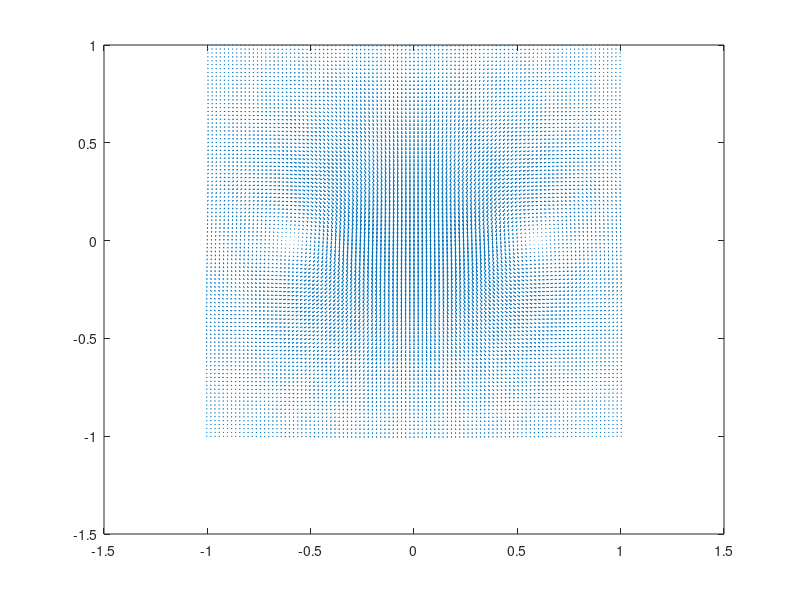

This figure's MATLAB source: (Note: this script raises an error after producing the figure.)
%% Petit test pour voir les champs de vitesse

clear all;  
% close all;
dx = 0.02;
dy=dx;
x = [-1:dx:1];
y = [-1:dy:1];
[xx,yy] = meshgrid(x,y);

% positions_vortices = {[-0.5,-0.5],[-0.5,0.5],[0.5,0.5],[0.5,-0.5]};
% gamma_vortices  =    {1,-1,1,-1};
positions_vortices = {[-0.5,0], [0.5,0]};
gamma_vortices  =    {-1, 1};


u = zeros(size(xx,1),size(xx,2));
v = zeros(size(xx,1),size(xx,2));

delta = 0.1;

for i=1:length(positions_vortices)
    gamma = gamma_vortices{i};
    temp = positions_vortices{i};
    xc = temp(1);
    yc = temp(2);
    
    %vortices
     u = u - gamma*(yy-yc)./(2*pi*((xx-xc).^2 + (yy-yc).^2 + delta));
     v = v + gamma*(xx-xc)./(2*pi*((xx-xc).^2 + (yy-yc).^2 + delta));
%     
% %     %source
%      u = u + gamma*(xx-xc)./(2*pi*((xx-xc).^2 + (yy-yc).^2 + delta));
%      v = v + gamma*(yy-yc)./(2*pi*((xx-xc).^2 + (yy-yc).^2 + delta));
end


% u = yy.*exp(-(xx.^2 + yy.^2));
% v = -xx.*exp(-(xx.^2 + yy.^2));
% 
figure;
quiver(xx,yy,u,v);

velocityField = zeros(size(xx,1),size(xx,2),2);
velocityField(:,:,1) = u;
velocityField(:,:,2) = v;

%% test ode45


tspan = [0 20];
x0 = [0.2 0.2];

% velocityFunc = @(t,x) squeeze(velocity_interp(x(1), x(2), t ,xx, yy, squeeze(velocityField(:,:,1)), squeeze(velocityField(:,:,2))));
velocityFunc = @(t,x) velocity_vortex(x,t,positions_vortices, gamma_vortices);

[t,x] = ode45(velocityFunc,tspan,x0);

figure;
plot(x(:,1),x(:,2));

%% Throw many particles
xxf = xx; %zeros(size(xx));
yyf = yy; %zeros(size(xx));
deltaT_plot = 5;
current_tspan = [tspan(1) deltaT_plot];

figure
while current_tspan(end)<tspan(end)
    current_tspan = current_tspan + deltaT_plot;
    for i=1:size(xx,1)
        i/size(xx,1)*100
        parfor j=1:size(xx,2)
            x0=[xxf(i,j),yyf(i,j)]';
            [t,x] = ode45(velocityFunc,current_tspan,x0);
            xxf(i,j) = x(end,1);
            yyf(i,j) = x(end,2);
        end
    end
    figure(30)
    density = zeros(size(xx));
    nTotalParticles = numel(xx);
    for i=1:size(xx,1)
        for j=1:size(xx,2)
            tempDistance = (xxf-xx(i,j)).^2 + (yyf-yy(i,j)).^2 - (dx^2 + dy^2);
            temp2 = tempDistance<0;
            density(i,j) = sum(sum(temp2))/nTotalParticles;
        end
    end
    % surf(xx,yy,density);
    contourf(xx,yy,density);
    axis square
    caxis([0 1e-3])
    colorbar
    drawnow
end

%% Plot final density
figure;
plot(xxf,yyf,'+', 'Color', 'b')

%% Density computation
density = zeros(size(xx));
nTotalParticles = numel(xx);
for i=1:size(xx,1)
    for j=1:size(xx,2)
        tempDistance = (xxf-xx(i,j)).^2 + (yyf-yy(i,j)).^2 - (dx^2 + dy^2);
        temp2 = tempDistance<0;
        density(i,j) = sum(sum(temp2))/nTotalParticles;
    end
end

figure;
% surf(xx,yy,density);
contourf(xx,yy,density);
axis square
caxis([0 1e-3])
colorbar